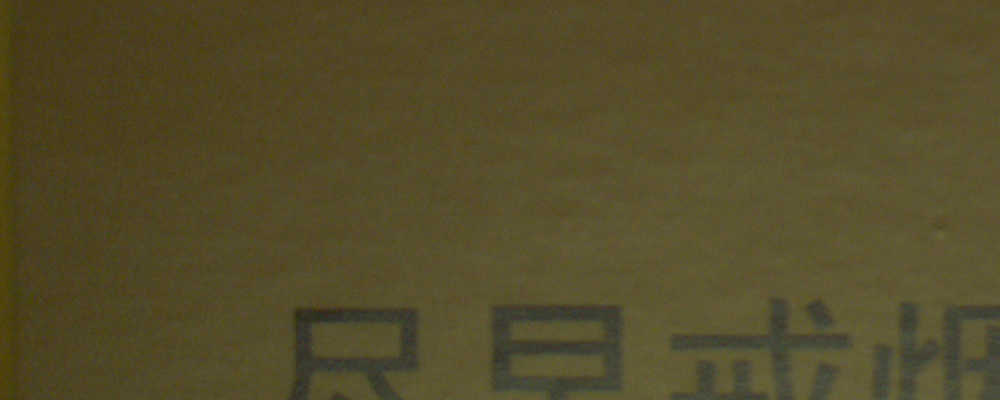
//> input picture histogram/data/img/4.bmp, 1000 x 400 px
$ ./calcHist   (built with g++ and OpenCV 4)
//> lines starting //> are read from the running program, lines starting //| are printed output that depends on the picture
#include <opencv2/opencv.hpp>
#include <iostream>

using namespace cv;
using namespace std;

void drawHistogram(Mat &image);
void thresholdSegment(Mat &image);

int main(int argc, char** argv)
{
	const int bins = 256;
	Mat src;
	const char* winTitle = "input image";

	src = imread("/home/wanyel/vs_code/exact_center/histogram/data/img/4.bmp", IMREAD_COLOR);
//> src is the input picture: 400 rows x 1000 cols, CV_8UC3; mean B, G, R 42, 76.1, 84.4
	if (src.empty()) {
		printf("could not load image...\n");
		return 0;
	}
	namedWindow(winTitle, WINDOW_AUTOSIZE);
	imshow(winTitle, src);

    // thresholdSegment(src);

	drawHistogram(src);
	waitKey(0);

	return 0;
}

void drawHistogram(Mat &image) {
	// 定义参数变量
	const int channels[1] = { 0 };
	const int bins[1] = { 256 };
	float hranges[2] = { 0, 255 };
	const float* ranges[1] = { hranges };
	int dims = image.channels();
//> dims = 3
	if (dims == 3)
    {
		vector<Mat> bgr_plane;
		split(image, bgr_plane);
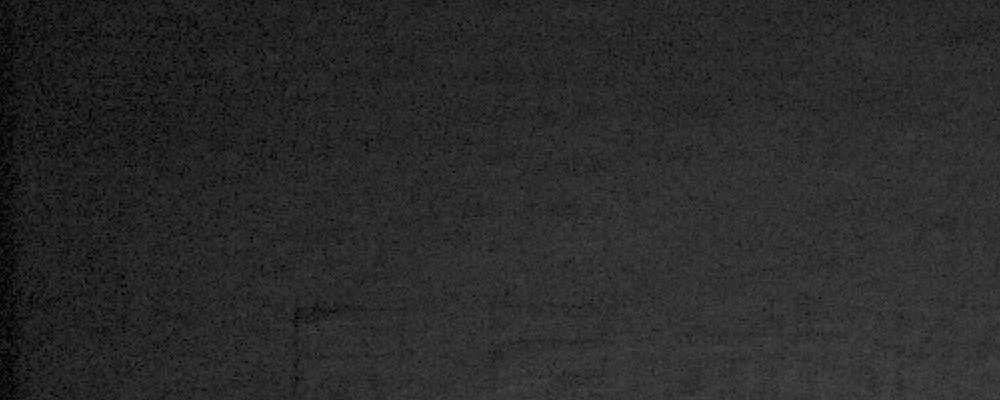
//> bgr_plane[0]: 400 rows x 1000 cols, CV_8UC1; min 0, max 81, mean 42
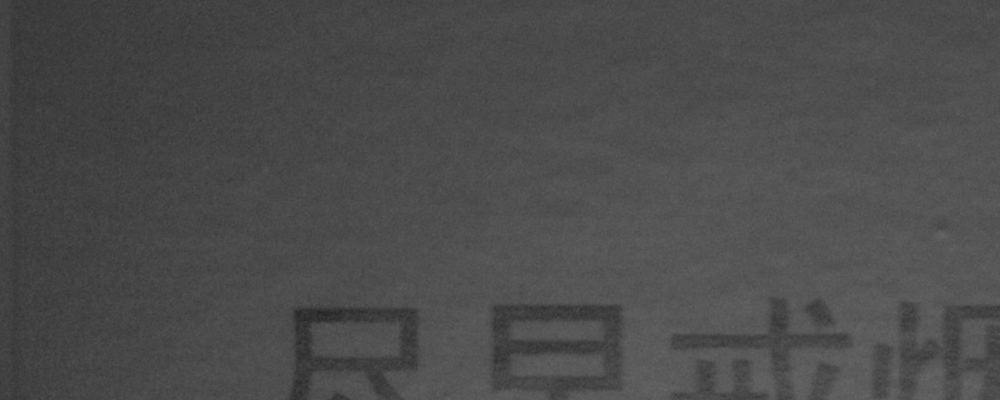
//> bgr_plane[1]: 400 rows x 1000 cols, CV_8UC1; min 36, max 103, mean 76.1
		Mat b_hist;
		Mat g_hist;
		Mat r_hist;
		// 计算Blue, Green, Red通道的直方图
		calcHist(&bgr_plane[0], 1, 0, Mat(), b_hist, 1, bins, ranges);
//> b_hist = 256 values, max 26852 at index 46, min 0 at index 1, mean 1562.5
		calcHist(&bgr_plane[1], 1, 0, Mat(), g_hist, 1, bins, ranges);
//> g_hist = 256 values, max 18175 at index 76, min 0 at index 0, mean 1562.5
		calcHist(&bgr_plane[2], 1, 0, Mat(), r_hist, 1, bins, ranges);
//> r_hist = 256 values, max 24236 at index 87, min 0 at index 0, mean 1562.5
		// 显示直方图
		int hist_w = 1024;
		int hist_h = 800;
		int bin_w = cvRound((double)hist_w / bins[0]);
		Mat histImage = Mat::zeros(hist_h, hist_w, CV_8UC3);
		// 归一化直方图数据
		normalize(b_hist, b_hist, 0, histImage.rows, NORM_MINMAX, -1, Mat());
//> b_hist = 256 values, max 800 at index 46, min 0 at index 1, mean 46.55
		normalize(g_hist, g_hist, 0, histImage.rows, NORM_MINMAX, -1, Mat());
//> g_hist = 256 values, max 800 at index 76, min 0 at index 0, mean 68.78
		normalize(r_hist, r_hist, 0, histImage.rows, NORM_MINMAX, -1, Mat());
//> r_hist = 256 values, max 800 at index 87, min 0 at index 0, mean 51.58
		// 绘制直方图曲线
		for (int i = 1; i < bins[0]; i++) {
			line(histImage, Point(bin_w*(i - 1), hist_h - cvRound(b_hist.at<float>(i - 1))),
				Point(bin_w*(i), hist_h - cvRound(b_hist.at<float>(i))), Scalar(255, 0, 0), 2, 8, 0);
			line(histImage, Point(bin_w*(i - 1), hist_h - cvRound(g_hist.at<float>(i - 1))),
				Point(bin_w*(i), hist_h - cvRound(g_hist.at<float>(i))), Scalar(0, 255, 0), 2, 8, 0);
			line(histImage, Point(bin_w*(i - 1), hist_h - cvRound(r_hist.at<float>(i - 1))),
				Point(bin_w*(i), hist_h - cvRound(r_hist.at<float>(i))), Scalar(0, 0, 255), 2, 8, 0);

		}
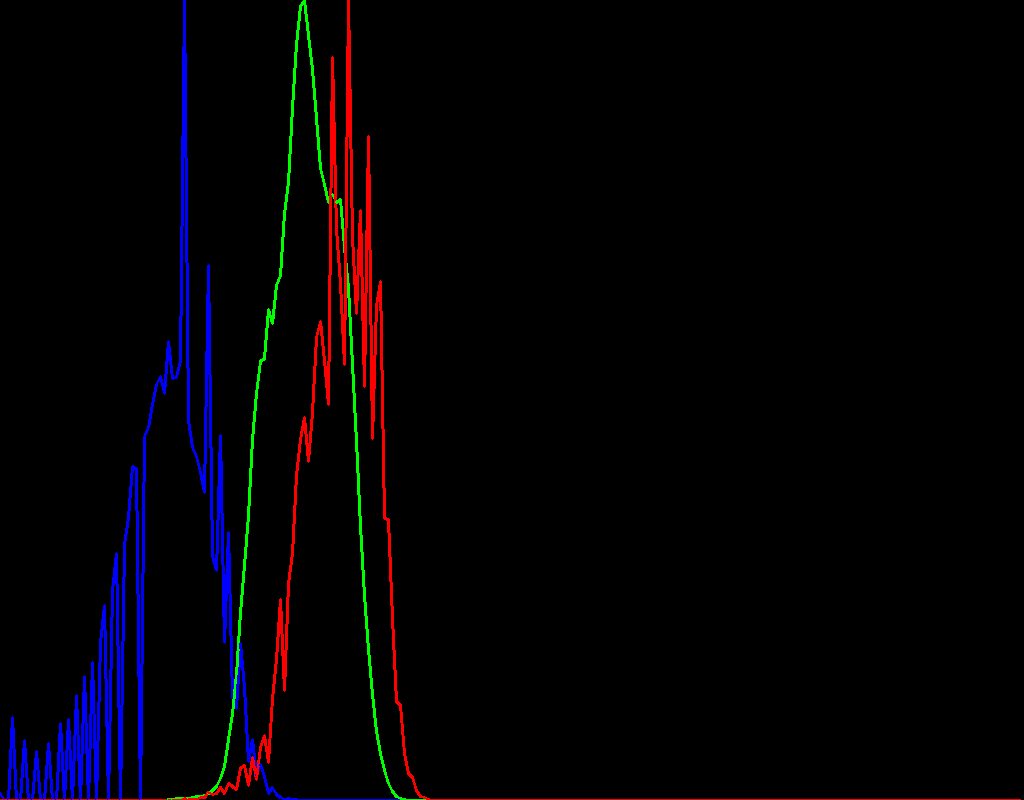
//> histImage: 800 rows x 1024 cols, CV_8UC3; mean B, G, R 4.9, 1.5, 3.5
		// 显示直方图
		namedWindow("Histogram", WINDOW_AUTOSIZE);
		imshow("Histogram", histImage);
		imwrite("/home/wanyel/vs_code/exact_center/histogram/data/img/4_histgram.bmp", histImage);
	}
	else
    {
		Mat hist;
		// 计算Blue, Green, Red通道的直方图
		calcHist(&image, 1, 0, Mat(), hist, 1, bins, ranges);
		// 显示直方图
		int hist_w = 1024;
		int hist_h = 800;
		int bin_w = cvRound((double)hist_w / bins[0]);
		Mat histImage = Mat::zeros(hist_h, hist_w, CV_8UC3);
		// 归一化直方图数据
		normalize(hist, hist, 0, histImage.rows, NORM_MINMAX, -1, Mat());
		// 绘制直方图曲线
		for (int i = 1; i < bins[0]; i++) {
			line(histImage, Point(bin_w*(i - 1), hist_h - cvRound(hist.at<float>(i - 1))),
				Point(bin_w*(i), hist_h - cvRound(hist.at<float>(i))), Scalar(0, 255, 0), 2, 8, 0);
		}
		// 显示直方图
		namedWindow("Histogram", WINDOW_AUTOSIZE);
		imshow("Histogram", histImage);
	}
}


void thresholdSegment(Mat &image)
{
    Mat thresholdImg;
    threshold(image, thresholdImg, 100, 255, THRESH_TOZERO_INV);
    imshow("thresholdImg", thresholdImg);
    imwrite("/home/wanyel/vs_code/exact_center/histogram/data/2023_07_06_14_58_14_043_threshold_100.bmp",
            thresholdImg);

	drawHistogram(thresholdImg);
}

$ run again, with histogram/data/img/1.bmp copied over histogram/data/img/4.bmp
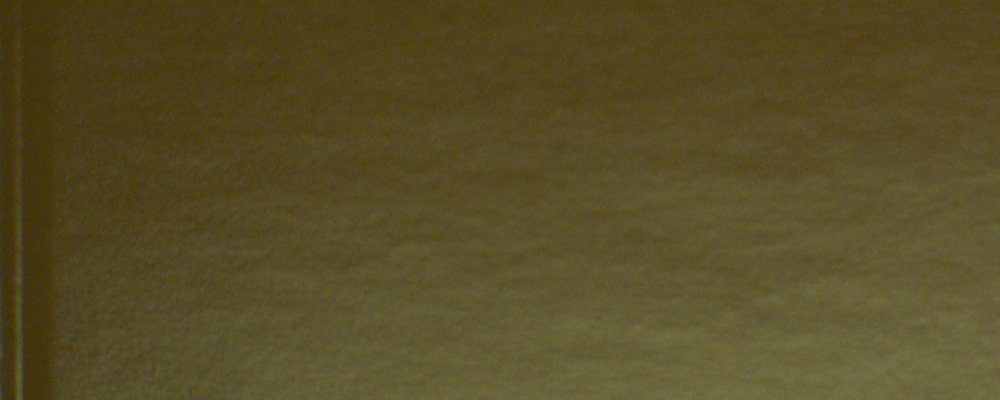
//> input picture histogram/data/img/1.bmp, 1000 x 400 px
//> src is the input picture: 400 rows x 1000 cols, CV_8UC3; mean B, G, R 38.3, 77.7, 87.6
//> in drawHistogram, `split(image, bgr_plane);`:
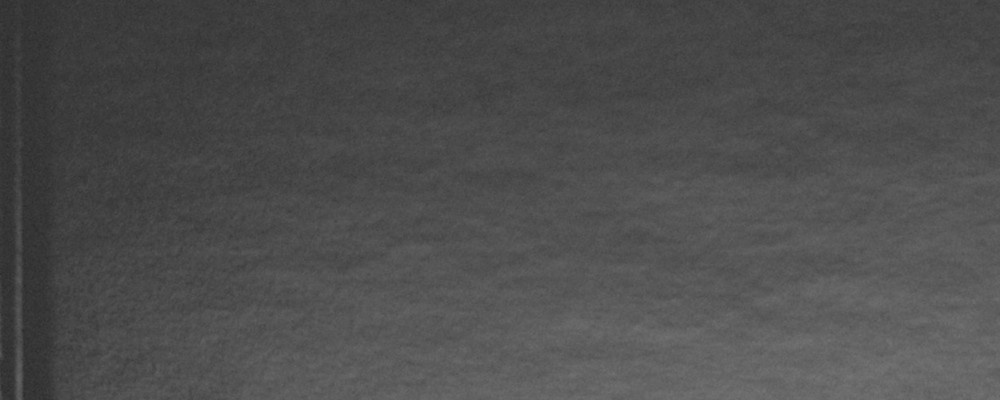
//> bgr_plane[1]: 400 rows x 1000 cols, CV_8UC1; min 42, max 118, mean 77.7
//> in drawHistogram, `calcHist(&bgr_plane[0], 1, 0, Mat(), b_hist, 1, bins, ranges);`: b_hist = 256 values, max 17258 at index 46, min 0 at index 1, mean 1562.5
//> in drawHistogram, `calcHist(&bgr_plane[1], 1, 0, Mat(), g_hist, 1, bins, ranges);`: g_hist = 256 values, max 13110 at index 71, min 0 at index 0, mean 1562.5
//> in drawHistogram, `calcHist(&bgr_plane[2], 1, 0, Mat(), r_hist, 1, bins, ranges);`: r_hist = 256 values, max 18996 at index 83, min 0 at index 0, mean 1562.5
//> in drawHistogram, `normalize(b_hist, b_hist, 0, histImage.rows, NORM_MINMAX, -1, Mat());`: b_hist = 256 values, max 800 at index 46, min 0 at index 1, mean 72.43
//> in drawHistogram, `normalize(g_hist, g_hist, 0, histImage.rows, NORM_MINMAX, -1, Mat());`: g_hist = 256 values, max 800 at index 71, min 0 at index 0, mean 95.35
//> in drawHistogram, `normalize(r_hist, r_hist, 0, histImage.rows, NORM_MINMAX, -1, Mat());`: r_hist = 256 values, max 800 at index 83, min 0 at index 0, mean 65.8
//> after the loop in drawHistogram, `for (int i = 1; i < bins[0]; i++)`:
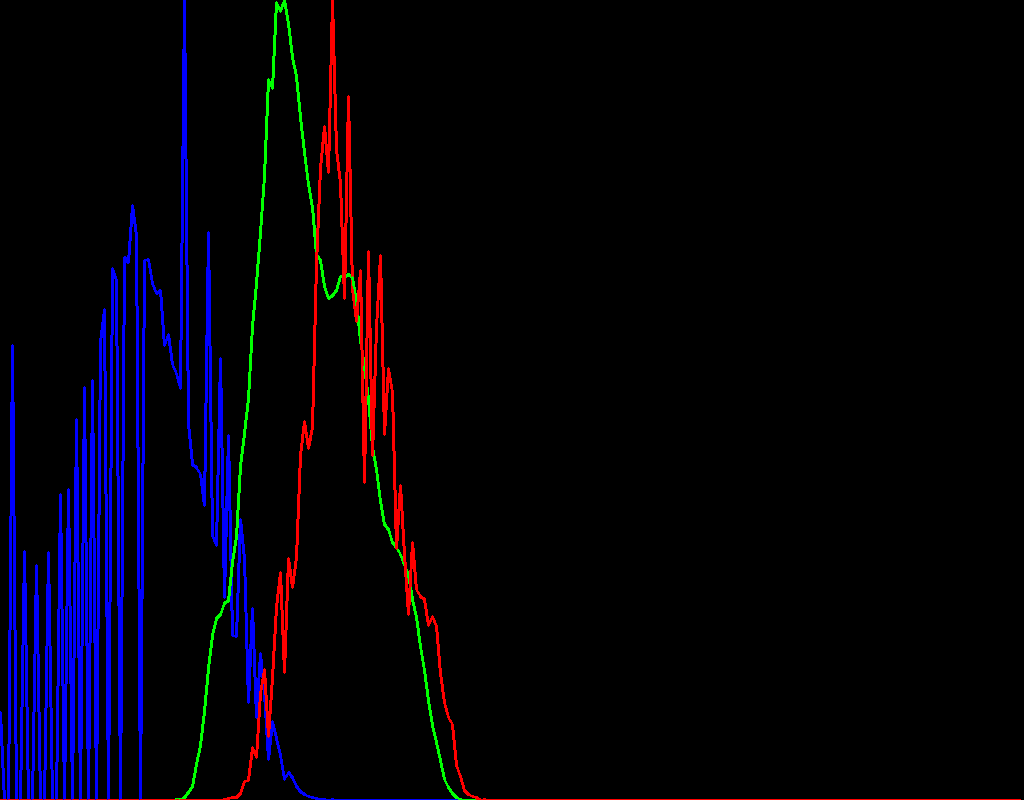
//> histImage: 800 rows x 1024 cols, CV_8UC3; mean B, G, R 10.6, 1.5, 3.5

$ run again, with histogram/data/img/2.bmp copied over histogram/data/img/4.bmp
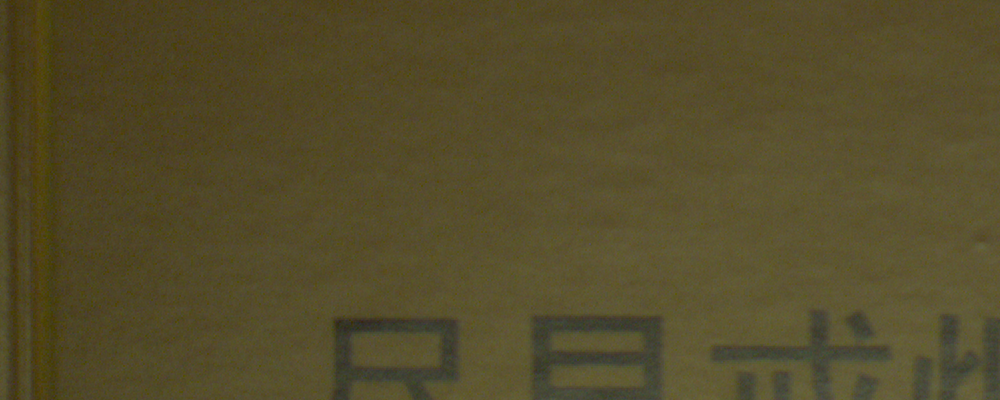
//> input picture histogram/data/img/2.bmp, 1000 x 400 px
//> src is the input picture: 400 rows x 1000 cols, CV_8UC3; mean B, G, R 42.4, 76.2, 84.6
//> in drawHistogram, `split(image, bgr_plane);`:
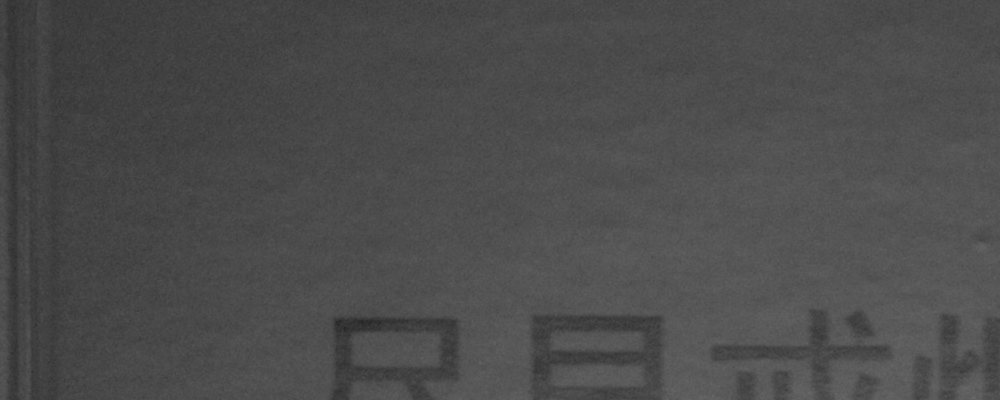
//> bgr_plane[1]: 400 rows x 1000 cols, CV_8UC1; min 36, max 104, mean 76.2
//> in drawHistogram, `calcHist(&bgr_plane[0], 1, 0, Mat(), b_hist, 1, bins, ranges);`: b_hist = 256 values, max 28057 at index 46, min 0 at index 1, mean 1562.5
//> in drawHistogram, `calcHist(&bgr_plane[1], 1, 0, Mat(), g_hist, 1, bins, ranges);`: g_hist = 256 values, max 19654 at index 76, min 0 at index 0, mean 1562.5
//> in drawHistogram, `calcHist(&bgr_plane[2], 1, 0, Mat(), r_hist, 1, bins, ranges);`: r_hist = 256 values, max 26596 at index 87, min 0 at index 0, mean 1562.5
//> in drawHistogram, `normalize(b_hist, b_hist, 0, histImage.rows, NORM_MINMAX, -1, Mat());`: b_hist = 256 values, max 800 at index 46, min 0 at index 1, mean 44.55
//> in drawHistogram, `normalize(g_hist, g_hist, 0, histImage.rows, NORM_MINMAX, -1, Mat());`: g_hist = 256 values, max 800 at index 76, min 0 at index 0, mean 63.6
//> in drawHistogram, `normalize(r_hist, r_hist, 0, histImage.rows, NORM_MINMAX, -1, Mat());`: r_hist = 256 values, max 800 at index 87, min 0 at index 0, mean 47
//> after the loop in drawHistogram, `for (int i = 1; i < bins[0]; i++)`:
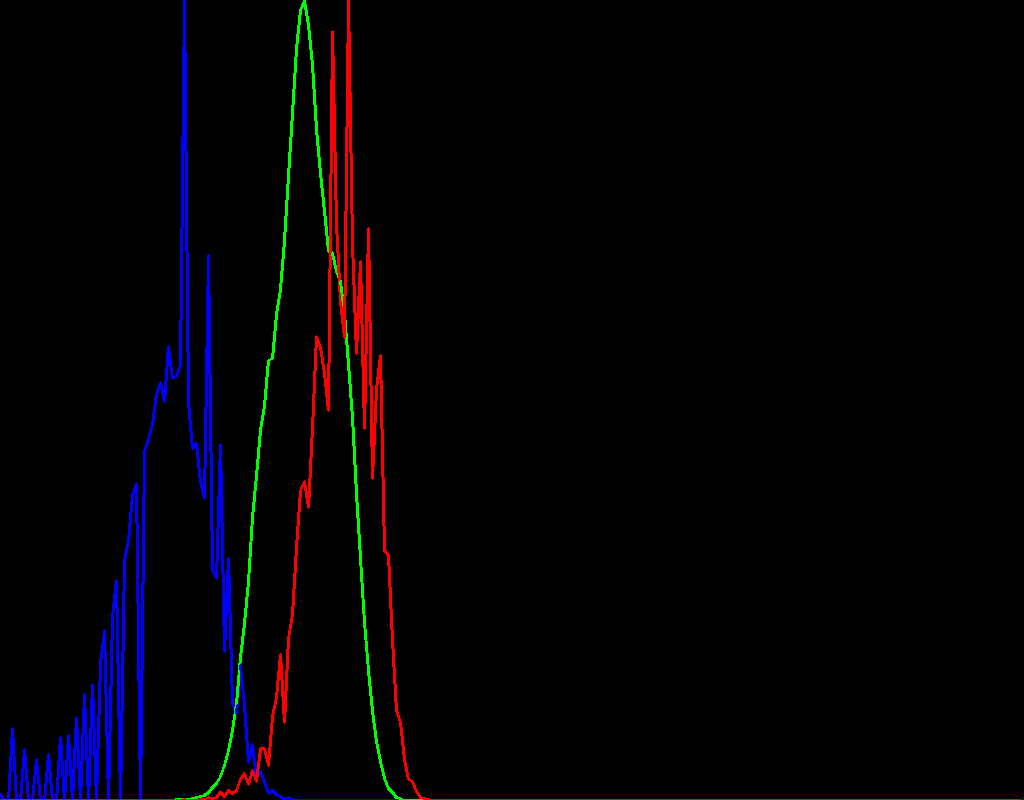
//> histImage: 800 rows x 1024 cols, CV_8UC3; mean B, G, R 4.5, 1.5, 3.2

$ run again, with histogram/data/img/3.bmp copied over histogram/data/img/4.bmp
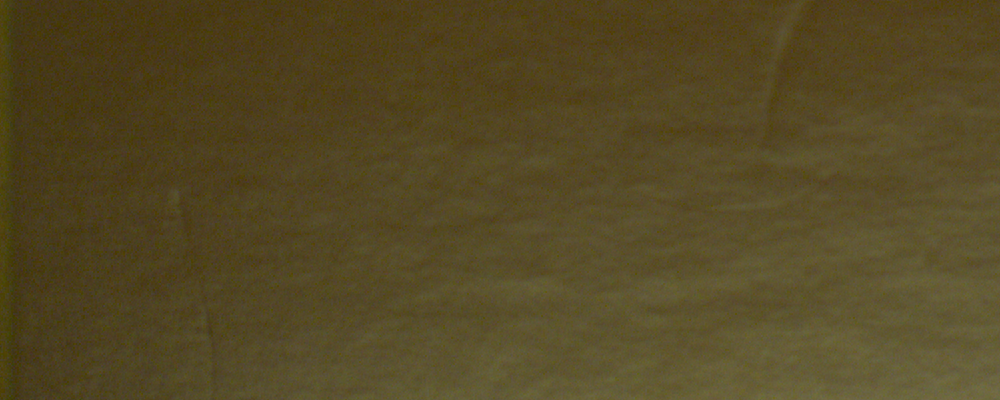
//> input picture histogram/data/img/3.bmp, 1000 x 400 px
//> src is the input picture: 400 rows x 1000 cols, CV_8UC3; mean B, G, R 36.5, 72.8, 84.7
//> in drawHistogram, `split(image, bgr_plane);`:
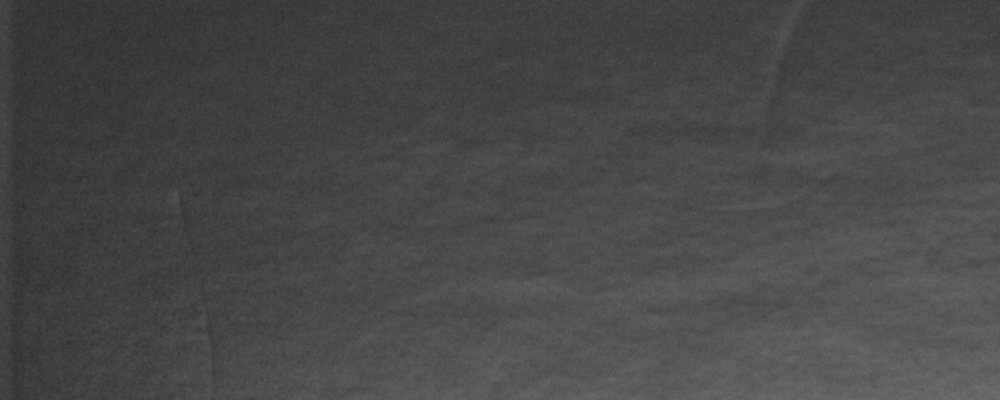
//> bgr_plane[1]: 400 rows x 1000 cols, CV_8UC1; min 46, max 110, mean 72.8
//> in drawHistogram, `calcHist(&bgr_plane[0], 1, 0, Mat(), b_hist, 1, bins, ranges);`: b_hist = 256 values, max 17726 at index 46, min 0 at index 1, mean 1562.5
//> in drawHistogram, `calcHist(&bgr_plane[1], 1, 0, Mat(), g_hist, 1, bins, ranges);`: g_hist = 256 values, max 14781 at index 65, min 0 at index 0, mean 1562.5
//> in drawHistogram, `calcHist(&bgr_plane[2], 1, 0, Mat(), r_hist, 1, bins, ranges);`: r_hist = 256 values, max 21584 at index 83, min 0 at index 0, mean 1562.5
//> in drawHistogram, `normalize(b_hist, b_hist, 0, histImage.rows, NORM_MINMAX, -1, Mat());`: b_hist = 256 values, max 800 at index 46, min 0 at index 1, mean 70.52
//> in drawHistogram, `normalize(g_hist, g_hist, 0, histImage.rows, NORM_MINMAX, -1, Mat());`: g_hist = 256 values, max 800 at index 65, min 0 at index 0, mean 84.57
//> in drawHistogram, `normalize(r_hist, r_hist, 0, histImage.rows, NORM_MINMAX, -1, Mat());`: r_hist = 256 values, max 800 at index 83, min 0 at index 0, mean 57.91
//> after the loop in drawHistogram, `for (int i = 1; i < bins[0]; i++)`:
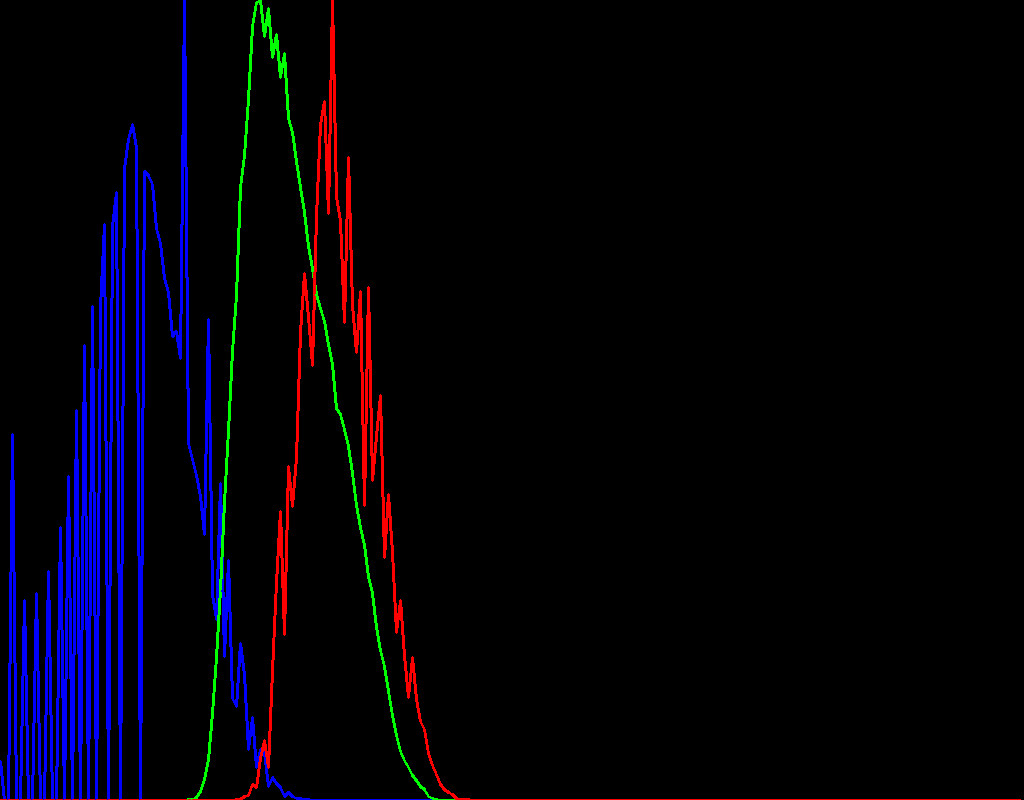
//> histImage: 800 rows x 1024 cols, CV_8UC3; mean B, G, R 10.3, 1.6, 3.3
